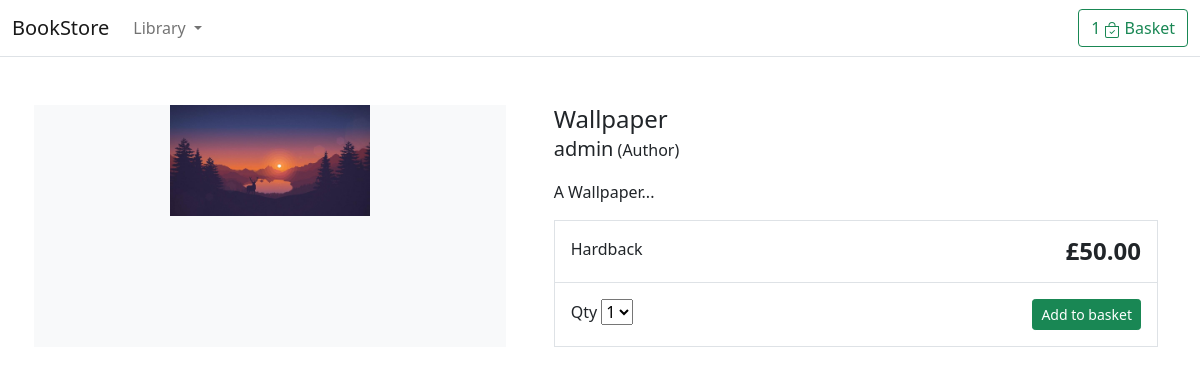
Page /wallpaper on the committed database.
### store/models.py (models this page shows, shortened)
class Product(models.Model):
    category = models.ForeignKey(Category, related_name='product', on_delete=models.CASCADE)
    created_by = models.ForeignKey(User, on_delete=models.CASCADE, related_name="product_creator")
    title = models.CharField(max_length=255)
    author = models.CharField(max_length=255, default='admin')
    description = models.TextField(blank=True)
    image = models.ImageField(upload_to='images', default='images/default.png')
    slug = models.SlugField(max_length=255)
    price = models.DecimalField(max_digits=4, decimal_places=2)
    in_stock = models.BooleanField(default=True)
    is_active = models.BooleanField(default=True)
    created = models.DateTimeField(auto_now_add=True)
    updated = models.DateTimeField(auto_now=True)
    objects = models.Manager()
    products = ProductManager()
    class Meta:
        verbose_name_plural = 'Products'
        ordering = ('-created',)

### store/views.py (the view)
# urls.py: path('<slug:slug>', views.product_detail.as_view(), name='product_detail'), # Product detail view
class product_detail(View):
    def get(self, request, slug):
        product = get_object_or_404(Product, slug=slug, in_stock=True)
        return render(request, 'store/products/product.html', {'product': product})

### basket/context_processors.py (called while the page is built)
def basket(request):
    return {
        'basket': Basket(request)
    }

### store/context_processors.py (called while the page is built)
def categories(request):
    return {
        'categories': Category.objects.all()
    }

### store/models.py (called while the page is built)
    def get_absolute_url(self):
        return reverse('store:category_list', args=[self.slug])

### templates/store/products/product.html (shortened to what this page needs)
{% extends '../../base.html' %} {% load static %}
{% block content %}
<div class="container">
  <main class="pt-5">
    <div class="row g-3">
      <div class="col-md-5 col-lg-5 order-md-first bg-light">
        <img
          class="img-fluid mx-auto d-block"
          width="200px"
          alt="Responsive image"
          src="{{ product.image.url }}"
        />
      </div>
      <div class="col-md-7 col-lg-7 ps-md-3 ps-lg-5">
        <h1 class="mb-0 h4">{{ product.title }}</h1>
        <p><span class="lead">{{ product.author }}</span> (Author)</p>
        <p>{{ product.description|slice:":355" }}...</p>
        <div class="border">
          <div class="col border-bottom">
            <div class="row p-3">
              <div class="col-6">Hardback</div>
              <div class="col-6 text-end">
                <span class="h4 fw-bold">£{{ product.price }}</span>
              </div>
            </div>
          </div>
          <div class="col">
            <div class="row p-3">
              <div class="col-6">
                <label for="select">Qty</label>
                <select id="select">
                  <option value="">1</option>
                </select>
              </div>
              <div class="col-6 text-end">
                <button
                  type="button"
                  class="btn btn-success btn-sm"
                  id="add-button"
                  value="{{ product.id }}"
                >
                  Add to basket
                </button>
              </div>
            </div>
          </div>
        </div>
      </div>
    </div>
  </main>
</div>
{% endblock %}

### rows in the picture
Product: image (picture), title "Wallpaper", author "admin", description "A Wallpaper", price "50.00"
